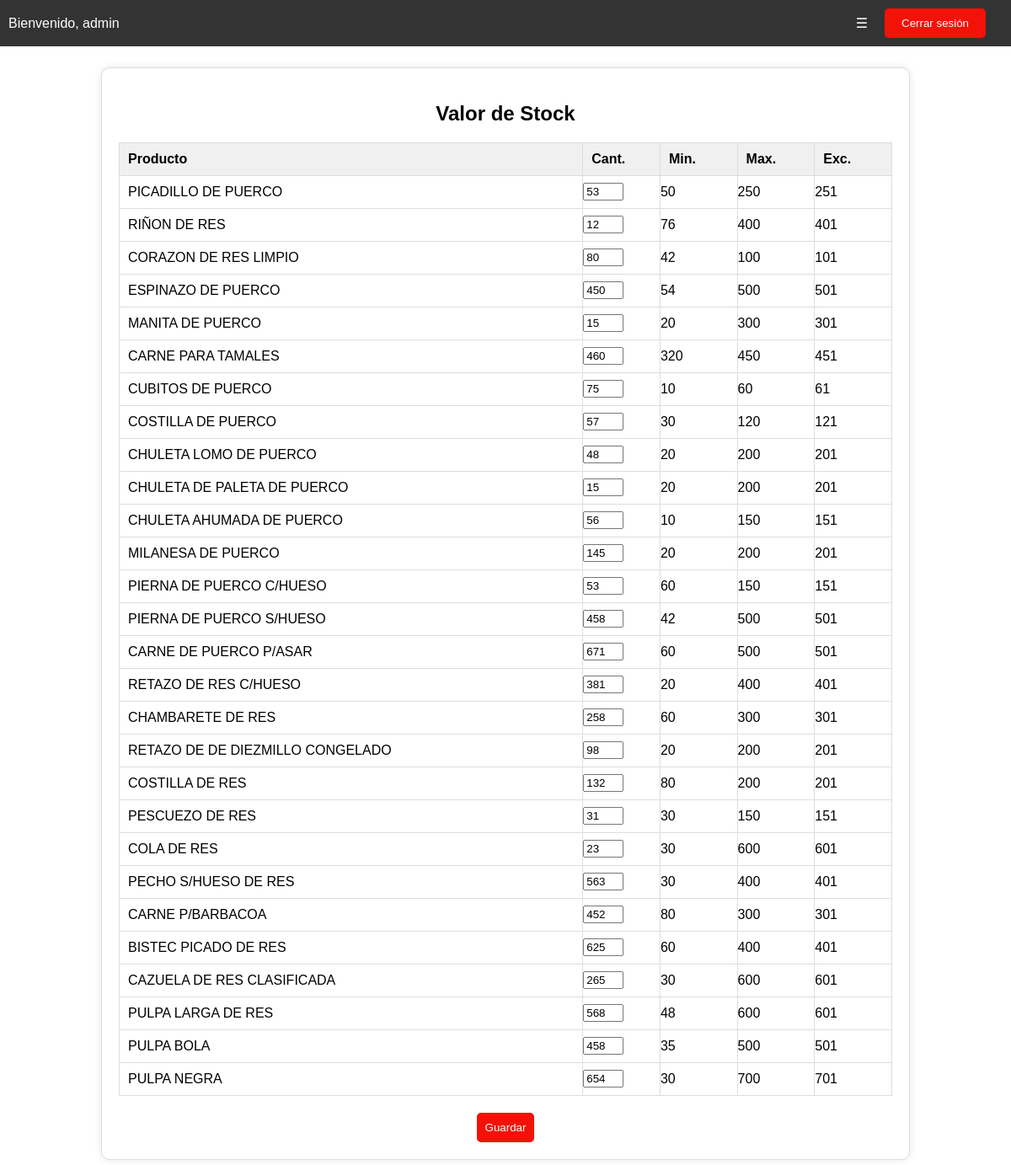
The page /inventario.php (signed in) on the database its author committed.
### tables this page shows
CREATE TABLE `add_product` (
  `id` int(11) NOT NULL,
  `codigo` varchar(50) NOT NULL,
  `nombre` varchar(255) NOT NULL,
  `descripcion` text NOT NULL,
  `variante` varchar(100) NOT NULL,
  `cantidad` int(11) NOT NULL,
  `unidad_medida` enum('pieza','kilo') NOT NULL DEFAULT 'pieza',
  `cantidad_minima` int(11) DEFAULT NULL,
  `cantidad_maxima` int(11) DEFAULT NULL,
  `excedente` int(11) DEFAULT NULL
);

### inventario.php (the view, shortened to what this page needs)
<?php
include('conexion.php');
$query = "SELECT * FROM add_product";
$result = $conn->query($query);
?>
<!DOCTYPE html>
<html>
<head>
    <link rel="stylesheet" href="style.css">
</head>
<body>
    <div class="nav-bar">
        <ul>
            <li style="margin-right: auto;">Bienvenido, <?php echo $_SESSION['username']; ?></li>
            <li><a href="#" class="menu-btn">&#9776;</a>
            </li>
            <li><button class="logout-btn" id="logout-btn">Cerrar sesión</button></li>
        </ul>
    </div>
    <div class="container">
        <div class="list-container">
            <h2 style="text-align: center;">Valor de Stock</h2>
           <form method="post">
                <table id="productos-table">
    <tr>
        <th style="width: 60%;">Producto</th>
        <th style="width: 10%;">Cant.</th>
        <th style="width: 10%;">Min.</th>
        <th style="width: 10%;">Max.</th>
        <th style="width: 10%;">Exc.</th>
    </tr>
    <?php while ($row = $result->fetch_assoc()) { ?>
        <tr>
            <td style="word-wrap: break-word; width: 60%;"><?php echo $row['nombre']; ?></td>
            <td style="padding: 0; width: 10%;"><input type="number" name="cantidad_<?php echo $row['id']; ?>" value="<?php echo $row['cantidad']; ?>" style="width: 40px;"></td>
            <td style="padding: 0; width: 10%;"><?php echo $row['cantidad_minima']; ?></td>
            <td style="padding: 0; width: 10%;"><?php echo $row['cantidad_maxima']; ?></td>
            <td style="padding: 0; width: 10%;"><?php echo $row['excedente']; ?></td>
        </tr>
    <?php } ?>
</table>
                <div style="text-align: center; margin-top: 20px;">
                    <input type="submit" name="guardar" value="Guardar" style="padding: 10px; background-color: #f31208; color: #fff; border: none; border-radius: 5px; cursor: pointer;">
                </div>
            </form>
        </div>
    </div>
</body>
</html>

### style.css (style rules this page uses)
body { font-family: Arial, sans-serif; margin: 0; padding: 0; }
.nav-bar { position: fixed !important; top: 0; left: 0; width: 100%; background-color: #333; color: #fff; padding: 10px; text-align: right; z-index: 1000; box-sizing: border-box; }
.nav-bar ul { list-style: none; margin: 0; padding: 0; display: flex; justify-content: space-between; align-items: center; }
.nav-bar ul li { margin-right: 20px; position: relative; }
.nav-bar a { color: #fff; text-decoration: none; }
.logout-btn { background-color: #f31208; color: #fff; padding: 10px 20px; border: none; border-radius: 5px; cursor: pointer; }
.container { width: 80%; margin: 80px auto 40px auto; display: flex; justify-content: space-between; }
.list-container { width: 65%; padding: 20px; background-color: #fff; border: 1px solid #ddd; border-radius: 10px; box-shadow: 0 0 10px rgba(0, 0, 0, 0.1); flex-grow: 1; }
.list-container table { width: 100%; border-collapse: collapse; }
.list-container th, .list-container td { border: 1px solid #ddd; padding: 10px; text-align: left; }
.list-container th { background-color: #f0f0f0; }
.list-container table tr { background-color: #fff; }

### rows shown on the page
add_product: nombre "PICADILLO DE PUERCO", cantidad "53", cantidad_minima "50", cantidad_maxima "250", excedente "251"
add_product: nombre "RIÑON DE RES", cantidad "12", cantidad_minima "76", cantidad_maxima "400", excedente "401"
add_product: nombre "CORAZON DE RES LIMPIO", cantidad "80", cantidad_minima "42", cantidad_maxima "100", excedente "101"
add_product: nombre "ESPINAZO DE PUERCO", cantidad "450", cantidad_minima "54", cantidad_maxima "500", excedente "501"
add_product: nombre "MANITA DE PUERCO", cantidad "15", cantidad_minima "20", cantidad_maxima "300", excedente "301"
add_product: nombre "CARNE PARA TAMALES", cantidad "460", cantidad_minima "320", cantidad_maxima "450", excedente "451"
add_product: nombre "CUBITOS DE PUERCO", cantidad "75", cantidad_minima "10", cantidad_maxima "60", excedente "61"
add_product: nombre "COSTILLA DE PUERCO", cantidad "57", cantidad_minima "30", cantidad_maxima "120", excedente "121"
add_product: nombre "CHULETA LOMO DE PUERCO", cantidad "48", cantidad_minima "20", cantidad_maxima "200", excedente "201"
add_product: nombre "CHULETA DE PALETA DE PUERCO", cantidad "15", cantidad_minima "20", cantidad_maxima "200", excedente "201"
add_product: nombre "CHULETA AHUMADA DE PUERCO", cantidad "56", cantidad_minima "10", cantidad_maxima "150", excedente "151"
add_product: nombre "MILANESA DE PUERCO", cantidad "145", cantidad_minima "20", cantidad_maxima "200", excedente "201"
add_product: nombre "PIERNA DE PUERCO C/HUESO", cantidad "53", cantidad_minima "60", cantidad_maxima "150", excedente "151"
add_product: nombre "PIERNA DE PUERCO S/HUESO", cantidad "458", cantidad_minima "42", cantidad_maxima "500", excedente "501"
add_product: nombre "CARNE DE PUERCO P/ASAR", cantidad "671", cantidad_minima "60", cantidad_maxima "500", excedente "501"
add_product: nombre "RETAZO DE RES C/HUESO", cantidad "381", cantidad_minima "20", cantidad_maxima "400", excedente "401"
add_product: nombre "CHAMBARETE DE RES", cantidad "258", cantidad_minima "60", cantidad_maxima "300", excedente "301"
add_product: nombre "RETAZO DE DE DIEZMILLO CONGELADO", cantidad "98", cantidad_minima "20", cantidad_maxima "200", excedente "201"
add_product: nombre "COSTILLA DE RES", cantidad "132", cantidad_minima "80", cantidad_maxima "200", excedente "201"
add_product: nombre "PESCUEZO DE RES", cantidad "31", cantidad_minima "30", cantidad_maxima "150", excedente "151"
add_product: nombre "COLA DE RES", cantidad "23", cantidad_minima "30", cantidad_maxima "600", excedente "601"
add_product: nombre "PECHO S/HUESO DE RES", cantidad "563", cantidad_minima "30", cantidad_maxima "400", excedente "401"
add_product: nombre "CARNE P/BARBACOA", cantidad "452", cantidad_minima "80", cantidad_maxima "300", excedente "301"
add_product: nombre "BISTEC PICADO DE RES", cantidad "625", cantidad_minima "60", cantidad_maxima "400", excedente "401"
add_product: nombre "CAZUELA DE RES CLASIFICADA", cantidad "265", cantidad_minima "30", cantidad_maxima "600", excedente "601"
add_product: nombre "PULPA LARGA DE RES", cantidad "568", cantidad_minima "48", cantidad_maxima "600", excedente "601"
add_product: nombre "PULPA BOLA", cantidad "458", cantidad_minima "35", cantidad_maxima "500", excedente "501"
add_product: nombre "PULPA NEGRA", cantidad "654", cantidad_minima "30", cantidad_maxima "700", excedente "701"

### other values the page prints
$_SESSION['username'] "admin"
